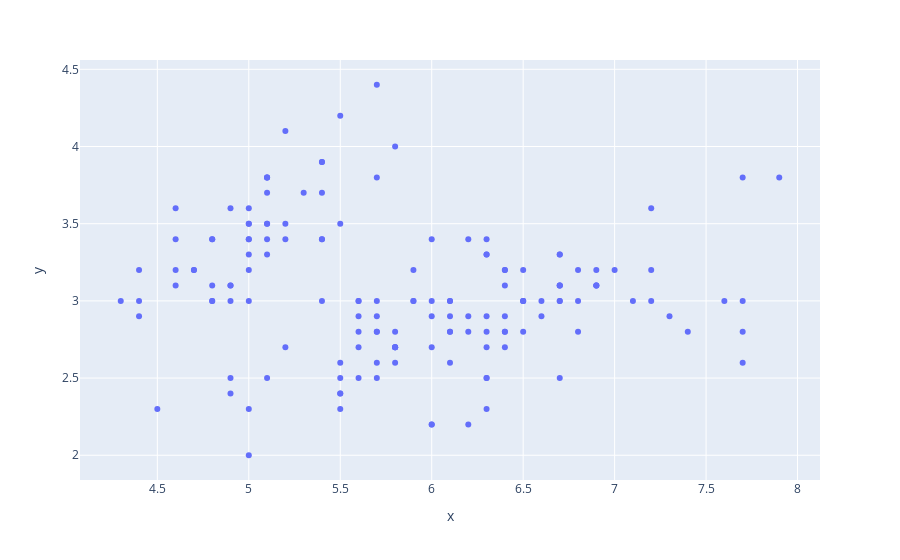

Notebook code for this chart:
### Code cell
fig = px.scatter(x=iris_data[:, 0], y=iris_data[:, 1])
fig.show()

### Figure 1 — Plotly figure (JSON) as saved in the notebook; plotly's stock layout.template omitted (floating-point values rounded to 4 significant figures; data arrays with more than 128 entries replaced by an {"elided": "..."} marker saying what was removed)
{"data": [{"hovertemplate": "x=%{x}<br>y=%{y}<extra></extra>", "legendgroup": "", "marker": {"color": "#636efa", "symbol": "circle"}, "mode": "markers", "name": "", "orientation": "v", "showlegend": false, "type": "scatter", "x": {"elided": "150 float values"}, "xaxis": "x", "y": {"elided": "150 float values"}, "yaxis": "y"}], "layout": {"legend": {"tracegroupgap": 0}, "margin": {"t": 60}, "xaxis": {"anchor": "y", "domain": [0, 1], "title": {"text": "x"}}, "yaxis": {"anchor": "x", "domain": [0, 1], "title": {"text": "y"}}}}
